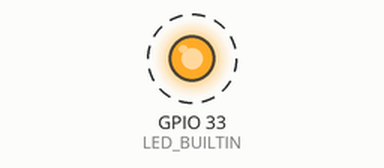
The sketch below on a simulated ESP32. Parts: output pins drawn as LEDs (lit = HIGH). Dashed ring = blinking.

Above: at 0.5 s.
Timing chart, 0 to 4.6 s (numbered marks = the images above):
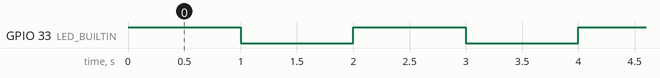

The sketch:

ESP32_Blink_LED.ino
```cpp
//Para hacer esta prueba de funcionamiento con el ESP32,
//haremos parpadear el LED interno de la tarjeta que es el pin 2
//Al cargar es necesario estar presionando el boton derecho (boot) del ESP para que haga conexión

int LED_BUILTIN = 33;

void setup() {
  pinMode (LED_BUILTIN, OUTPUT);
  // put your setup code here, to run once:

}

void loop() {
  digitalWrite(LED_BUILTIN, HIGH);
  delay(1000);
  digitalWrite(LED_BUILTIN, LOW);
  delay(1000);

  // put your main code here, to run repeatedly:

}
```

Measured:
- by itself, GPIO 33 (LED_BUILTIN): alternates HIGH for 1.0 s and LOW for 1.0 s
